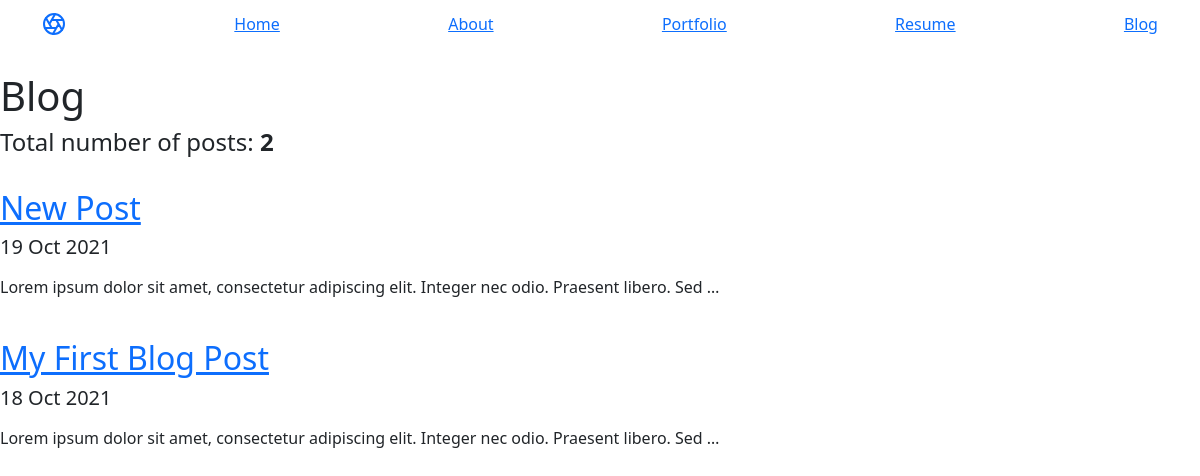
Screenshot of /blog/ with the database file from the repository.
### blog/models.py (models this page shows, shortened)
class Blog(models.Model):
    title = models.CharField(max_length = 200)
    text = models.TextField(blank = True)
    date = models.DateField()

### blog/views.py (the view)
# urls.py: path('', views.all_blogs, name='all_blogs'),
def all_blogs(request):
    blogs = Blog.objects.order_by('-date')
    return render(request, 'blog/all_blogs.html', {'blogs': blogs})

### blog/templates/blog/all_blogs.html
{%  extends 'portfolio/base.html'  %}
{%  block content  %}
<br>
<h1>Blog</h1>
<h4>Total number of post{{  blogs.count|pluralize  }}: <b>{{  blogs.count  }}</b></h4>
<br>
{%  for blog in blogs  %}
<div>
  <a href="{% url 'blog:detail' blog.id %}"><h2>{{  blog.title  }}</h2></a>
  <h5>{{  blog.date|date:'d M Y'  }}</h5>
  <p>{{  blog.text|safe|truncatechars:100  }}</p>
  <br>
</div>
{%  endfor  %}
{%  endblock  %}

### rows the page displays
Blog: title "New Post", date "19 Oct 2021", text "Lorem ipsum dolor sit amet, consectetur adipiscing elit. Integer nec odio. Praesent libero. Sed …"
Blog: title "My First Blog Post", date "18 Oct 2021", text "Lorem ipsum dolor sit amet, consectetur adipiscing elit. Integer nec odio. Praesent libero. Sed …"

### other values shown
{{ blogs.count }} "2"
